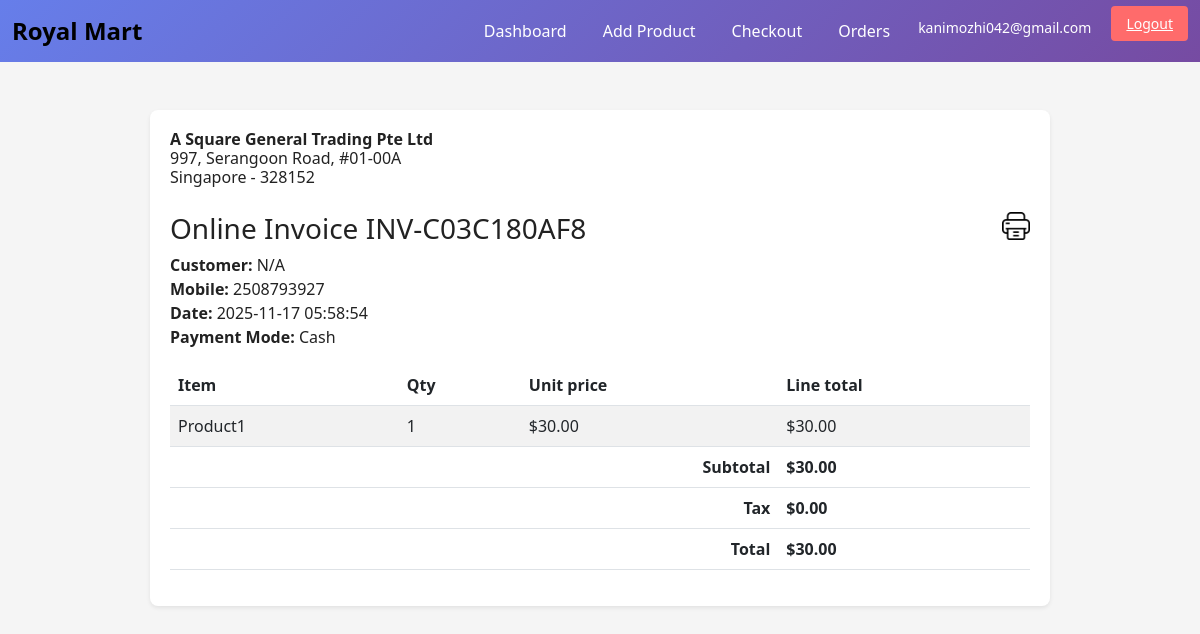
/invoices/13 (signed in), run on the app's committed database.
### tables this page shows
CREATE TABLE invoices (
        id INTEGER PRIMARY KEY AUTOINCREMENT,
        admin_id INTEGER NOT NULL,
        invoice_number TEXT UNIQUE NOT NULL,
        user_id INTEGER NOT NULL,
        subtotal REAL NOT NULL,
        tax REAL NOT NULL,
        total REAL NOT NULL,
        created_at TIMESTAMP DEFAULT CURRENT_TIMESTAMP, payment_mode TEXT,
        FOREIGN KEY (user_id) REFERENCES users(id),
        FOREIGN KEY (admin_id) REFERENCES admins(id)
      );

CREATE TABLE users (
        id INTEGER PRIMARY KEY AUTOINCREMENT,
        mobile TEXT UNIQUE NOT NULL,
        name TEXT,
        created_at TIMESTAMP DEFAULT CURRENT_TIMESTAMP
      );

CREATE TABLE invoice_items (
        id INTEGER PRIMARY KEY AUTOINCREMENT,
        invoice_id INTEGER NOT NULL,
        item_id INTEGER NOT NULL,
        quantity INTEGER NOT NULL,
        unit_price REAL NOT NULL,
        line_total REAL NOT NULL,
        created_at TIMESTAMP DEFAULT CURRENT_TIMESTAMP,
        FOREIGN KEY (invoice_id) REFERENCES invoices(id),
        FOREIGN KEY (item_id) REFERENCES inventory_items(id)
      );

CREATE TABLE inventory_items (
        id INTEGER PRIMARY KEY AUTOINCREMENT,
        admin_id INTEGER NOT NULL,
        sku TEXT NOT NULL,
        name TEXT NOT NULL,
        description TEXT,
        unit_price REAL NOT NULL,
        created_at TIMESTAMP DEFAULT CURRENT_TIMESTAMP,
        FOREIGN KEY (admin_id) REFERENCES admins(id),
        UNIQUE(admin_id, sku)
      );

### inventory_app/app.py (the view)
@app.route("/invoices/<int:invoice_id>")
def invoice_view(invoice_id):
  if not require_admin():
    return redirect(url_for("login"))
  conn = get_db()
  admin_id = session.get("admin_id")
  inv = conn.execute("SELECT * FROM invoices WHERE id=? AND admin_id=?", (invoice_id, admin_id)).fetchone()
  if not inv:
    flash("Invoice not found or access denied.")
    return redirect(url_for("dashboard"))
  user = conn.execute("SELECT * FROM users WHERE id=?", (inv["user_id"],)).fetchone()
  lines = conn.execute("""
    SELECT ii.*, it.name, it.sku
    FROM invoice_items ii
    JOIN inventory_items it ON it.id = ii.item_id
    WHERE ii.invoice_id=?
  """, (invoice_id,)).fetchall()
  return render_template("invoice.html", invoice=inv, user=user, lines=lines)

### inventory_app/app.py (called while the page is built)
def require_admin():
  if not session.get("admin_id"):
    flash("Please log in as admin.")
    return False
  return True

### inventory_app/db.py (called while the page is built)
def get_db():
    return DBConnection()

    def fetchone(self):
        row = self._cur.fetchone()
        if row is None:
            return None
        if self.driver == "sqlite":
            return dict(row)
        return dict(row)

    def fetchall(self):
        rows = self._cur.fetchall()
        if self.driver == "sqlite":
            return [dict(r) for r in rows]
        return [dict(r) for r in rows]

    def execute(self, sql, params=()):
        if self.driver == "sqlite":
            cur = self._conn.cursor()
            cur.execute(sql, params)
            return CursorWrapper(cur, "sqlite")
        else:
            cur = self._conn.cursor(cursor_factory=psycopg2.extras.RealDictCursor)
            if "?" in sql:
                sql = sql.replace("?", "%s")
            cur.execute(sql, params)
            return CursorWrapper(cur, "pg")

### inventory_app/templates/invoice.html (shortened to what this page needs)
{% extends "base.html" %}{% block content %}
  <link rel="stylesheet" href="{{ url_for('static', filename='css/site.css') }}">
<div class="header-row" style="display:flex; justify-content:space-between; align-items:flex-start; gap:20px; margin-bottom:24px;">
  <div class="company-left" style="text-align:left; line-height:1.2;">
    <strong>A Square General Trading Pte Ltd</strong><br>
    997, Serangoon Road, #01-00A<br>
    Singapore - 328152
  </div>
</div>
<div class="d-flex justify-content-between">
  <h3>Online Invoice {{ invoice.invoice_number }}</h3>
  <img src="{{ url_for('static', filename='print.png') }}"
       alt="Print"
       title="Print / Save as PDF"
       style="cursor:pointer; width:28px; height:28px;"
       onclick="window.print()">
</div>
<div class="mb-3">
  <strong>Customer:</strong> {{ user.name or 'N/A' }}<br>
  <strong>Mobile:</strong> {{ user.mobile }}<br>
  <strong>Date:</strong> {{ invoice.created_at }}<br>
  <strong>Payment Mode:</strong> {{ invoice.payment_mode or invoice.payment or 'N/A' }}
</div>
<table class="table table-striped">
  <thead><tr><th>Item</th><th>Qty</th><th>Unit price</th><th>Line total</th></tr></thead>
  <tbody>
    {% for li in lines %}
    <tr>
      <td>{{ li.name }}</td>
      <td>{{ li.quantity }}</td>
      <td>${{ '%.2f'|format(li.unit_price) }}</td>
      <td>${{ '%.2f'|format(li.line_total) }}</td>
    </tr>
    {% endfor %}
  </tbody>
  <tfoot>
    <tr><th colspan="3" class="text-end">Subtotal</th><th>${{ '%.2f'|format(invoice.subtotal) }}</th></tr>
    <tr><th colspan="3" class="text-end">Tax</th><th>${{ '%.2f'|format(invoice.tax) }}</th></tr>
    <tr><th colspan="3" class="text-end">Total</th><th>${{ '%.2f'|format(invoice.total) }}</th></tr>
  </tfoot>
</table>
{% endblock %}

### inventory_app/static/css/site.css (style rules this page uses)
:root { --brand-blue: #007bff; --muted: #666; --bg-page: #f5f5f5; --card-bg: #fff; }
html, body { font-family: system-ui, -apple-system, "Segoe UI", Roboto, "Helvetica Neue", Arial, sans-serif; background: var(--bg-page); color: #222; -webkit-font-smoothing:antialiased; -moz-osx-font-smoothing:grayscale; }

### inventory_app/templates/base.html (style rules this page uses)
body { background: #f5f5f5; }

### data on the page
invoices: invoice_number "INV-C03C180AF8", created_at "2025-11-17 05:58:54", payment_mode "Cash", subtotal "30.00", tax "0.00", total "30.00"
users: name "N/A", mobile "2508793927"
invoice_items: name "Product1", quantity "1", unit_price "30.00", line_total "30.00"

### other printed values
{{ session.get('admin_email') }} "kanimozhi042@gmail.com"
